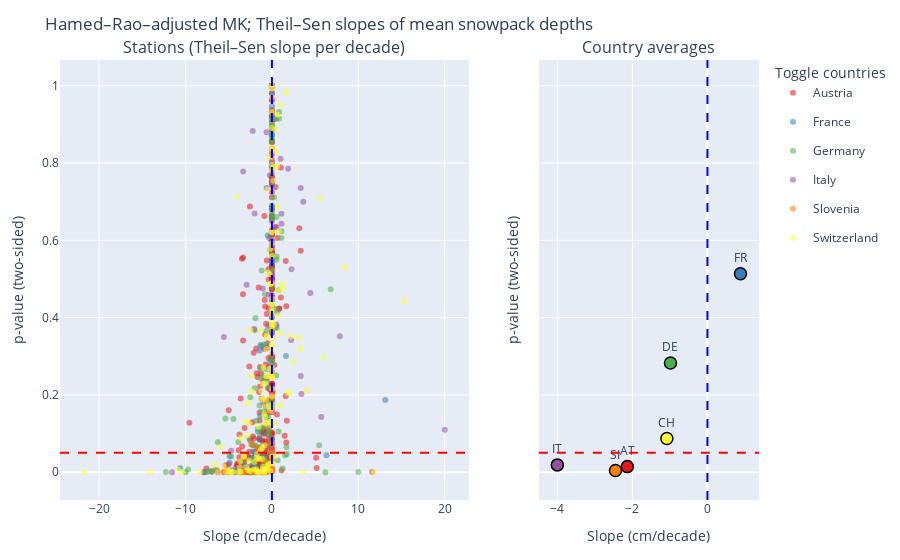

Here is the notebook cell this chart was saved with:
### Markdown cell above
## Visualisations

Visualisations of Statistical Trends for Average Snowpack Depths

### Country Trends

### Code cell
from Scripts.figures import country_trends_fig
country_fig = country_trends_fig(per_station,avg_country)
country_fig

### Figure 1 — Plotly figure (JSON) as saved in the notebook; plotly's stock layout.template omitted (floating-point values rounded to 4 significant figures; data arrays with more than 128 entries replaced by an {"elided": "..."} marker saying what was removed)
{"data": [{"hovertemplate": "<b>%{text}</b><br>Slope: %{x:.2f} cm/decade<br>p: %{y:.3f}<extra></extra>", "legendgroup": "Austria", "marker": {"color": "rgb(228,26,28)", "opacity": 0.55, "size": 6}, "mode": "markers", "name": "Austria", "showlegend": true, "text": {"elided": "321 str values"}, "type": "scatter", "x": {"elided": "321 float values"}, "xaxis": "x", "y": {"elided": "321 float values"}, "yaxis": "y"}, {"hovertemplate": "<b>%{text}</b><br>Avg slope: %{x:.2f} cm/decade<br>p: %{y:.3f}<extra></extra>", "legendgroup": "Austria", "marker": {"color": "rgb(228,26,28)", "line": {"color": "black", "width": 1.5}, "size": 12}, "mode": "markers+text", "name": "Austria", "showlegend": false, "text": ["AT"], "textposition": "top center", "type": "scatter", "x": [-2.133], "xaxis": "x2", "y": [0.0144], "yaxis": "y2"}, {"hovertemplate": "<b>%{text}</b><br>Slope: %{x:.2f} cm/decade<br>p: %{y:.3f}<extra></extra>", "legendgroup": "France", "marker": {"color": "rgb(55,126,184)", "opacity": 0.55, "size": 6}, "mode": "markers", "name": "France", "showlegend": true, "text": ["France", "France", "France", "France", "France", "France", "France", "France", "France", "France", "France", "France", "France", "France", "France", "France", "France", "France", "France", "France", "France", "France", "France", "France", "France", "France", "France", "France", "France", "France", "France", "France", "France", "France", "France", "France", "France", "France", "France", "France", "France", "France", "France", "France", "France", "France"], "type": "scatter", "x": [-1.176, -2.174, -0.4881, -1.429, -4.891, -1.176, -2.121, 0.0, -1.818, -2.917, 0.0, -2.308, -3.913, -2.941, -1.429, 0.0, 0.0, -3.229, -1.327, -7.896, 0.0, 1.623, -4.902, -3.125, -0.5263, -2.25, -4.0, 0.0, -4.167, 6.316, -10.62, -1.905, -1.5, -1.62, -0.1724, -2.124, 0.0, 0.0, -1.282, 13.12, -1.176, 0.0, -4.643, -2.0, -1.861, -1.348], "xaxis": "x", "y": [0.3264, 0.05415, 0.6124, 0.08468, 0.02459, 0.0351, 0.008093, 0.6569, 0.01464, 0.002897, 0.5383, 0.03705, 0.006021, 1.203e-05, 0.314, 0.9801, 0.5466, 0.01835, 0.329, 9.254e-06, 1.0, 0.3004, 0.04095, 0.01196, 0.1707, 0.01762, 0.001767, 0.9468, 1.635e-07, 0.04387, 0.01048, 0.04679, 0.0382, 0.106, 0.287, 0.03748, 0.4123, 0.597, 0.04456, 0.1865, 0.009979, 0.8903, 0.005593, 0.0164, 0.006215, 0.1462], "yaxis": "y"}, {"hovertemplate": "<b>%{text}</b><br>Avg slope: %{x:.2f} cm/decade<br>p: %{y:.3f}<extra></extra>", "legendgroup": "France", "marker": {"color": "rgb(55,126,184)", "line": {"color": "black", "width": 1.5}, "size": 12}, "mode": "markers+text", "name": "France", "showlegend": false, "text": ["FR"], "textposition": "top center", "type": "scatter", "x": [0.881], "xaxis": "x2", "y": [0.5135], "yaxis": "y2"}, {"hovertemplate": "<b>%{text}</b><br>Slope: %{x:.2f} cm/decade<br>p: %{y:.3f}<extra></extra>", "legendgroup": "Germany", "marker": {"color": "rgb(77,175,74)", "opacity": 0.55, "size": 6}, "mode": "markers", "name": "Germany", "showlegend": true, "text": {"elided": "159 str values"}, "type": "scatter", "x": {"elided": "159 float values"}, "xaxis": "x", "y": {"elided": "159 float values"}, "yaxis": "y"}, {"hovertemplate": "<b>%{text}</b><br>Avg slope: %{x:.2f} cm/decade<br>p: %{y:.3f}<extra></extra>", "legendgroup": "Germany", "marker": {"color": "rgb(77,175,74)", "line": {"color": "black", "width": 1.5}, "size": 12}, "mode": "markers+text", "name": "Germany", "showlegend": false, "text": ["DE"], "textposition": "top center", "type": "scatter", "x": [-0.9848], "xaxis": "x2", "y": [0.2827], "yaxis": "y2"}, {"hovertemplate": "<b>%{text}</b><br>Slope: %{x:.2f} cm/decade<br>p: %{y:.3f}<extra></extra>", "legendgroup": "Italy", "marker": {"color": "rgb(152,78,163)", "opacity": 0.55, "size": 6}, "mode": "markers", "name": "Italy", "showlegend": true, "text": ["Italy", "Italy", "Italy", "Italy", "Italy", "Italy", "Italy", "Italy", "Italy", "Italy", "Italy", "Italy", "Italy", "Italy", "Italy", "Italy", "Italy", "Italy", "Italy", "Italy", "Italy", "Italy", "Italy", "Italy", "Italy", "Italy", "Italy", "Italy", "Italy", "Italy", "Italy", "Italy", "Italy", "Italy", "Italy", "Italy", "Italy", "Italy", "Italy", "Italy", "Italy", "Italy", "Italy", "Italy", "Italy", "Italy", "Italy", "Italy", "Italy", "Italy", "Italy", "Italy", "Italy"], "type": "scatter", "x": [0.0, -0.2857, 5.718, -4.714, -0.9091, 0.0, -0.4265, -2.071, -11.55, -1.053, 0.0, -0.5882, 1.0, 0.0, -1.144, 1.111, 3.333, -1.484, 0.5405, 7.857, 2.222, -0.2941, 3.417, -4.167, 1.875, 0.0, -2.222, 0.0, -2.922, -1.053, 3.636, -0.2273, 20.0, 1.111, -5.556, -0.6111, 0.0, 0.0, -0.625, 0.5357, -3.333, 2.273, 0.0, 0.0, -0.9677, 3.333, 0.0, 4.444, 0.0, -0.3571, 0.0, 0.0, -2.004], "xaxis": "x", "y": [0.7958, 0.01558, 0.1425, 0.0553, 0.0465, 0.7996, 0.3778, 0.3703, 4.346e-05, 0.4755, 0.446, 0.3196, 0.8108, 0.2729, 0.0092, 0.6428, 0.7352, 0.009897, 0.6336, 0.3517, 0.3419, 0.6056, 0.2021, 0.01205, 0.7855, 0.4051, 0.8827, 0.8847, 0.485, 0.1826, 0.6999, 0.7686, 0.11, 0.6688, 0.3497, 0.7356, 0.7504, 0.5994, 0.8794, 0.3818, 0.7783, 0.5249, 0.04991, 0.04469, 0.09822, 0.2492, 1.0, 0.4637, 0.4238, 0.4592, 0.5117, 0.4468, 0.6693], "yaxis": "y"}, {"hovertemplate": "<b>%{text}</b><br>Avg slope: %{x:.2f} cm/decade<br>p: %{y:.3f}<extra></extra>", "legendgroup": "Italy", "marker": {"color": "rgb(152,78,163)", "line": {"color": "black", "width": 1.5}, "size": 12}, "mode": "markers+text", "name": "Italy", "showlegend": false, "text": ["IT"], "textposition": "top center", "type": "scatter", "x": [-4.0], "xaxis": "x2", "y": [0.01889], "yaxis": "y2"}, {"hovertemplate": "<b>%{text}</b><br>Slope: %{x:.2f} cm/decade<br>p: %{y:.3f}<extra></extra>", "legendgroup": "Slovenia", "marker": {"color": "rgb(255,127,0)", "opacity": 0.55, "size": 6}, "mode": "markers", "name": "Slovenia", "showlegend": true, "text": ["Slovenia", "Slovenia", "Slovenia", "Slovenia", "Slovenia", "Slovenia", "Slovenia", "Slovenia", "Slovenia", "Slovenia", "Slovenia", "Slovenia", "Slovenia", "Slovenia", "Slovenia", "Slovenia", "Slovenia", "Slovenia", "Slovenia", "Slovenia", "Slovenia", "Slovenia", "Slovenia", "Slovenia", "Slovenia", "Slovenia", "Slovenia", "Slovenia", "Slovenia", "Slovenia", "Slovenia", "Slovenia", "Slovenia", "Slovenia", "Slovenia", "Slovenia", "Slovenia", "Slovenia", "Slovenia", "Slovenia", "Slovenia", "Slovenia", "Slovenia", "Slovenia", "Slovenia", "Slovenia", "Slovenia", "Slovenia", "Slovenia", "Slovenia", "Slovenia", "Slovenia", "Slovenia"], "type": "scatter", "x": [0.0, -2.0, -1.565, -2.105, -2.308, -1.111, -3.26, 0.0, -1.667, -1.0, -2.0, 0.0, 0.0, -2.5, 0.0, -0.5556, -1.333, -1.613, -1.667, 0.0, 0.0, -0.9677, -0.5263, 0.0, -1.266, -2.593, -3.529, -0.5278, 0.0, 0.0, -5.161, -0.5714, 0.0, -1.569, -3.66, -0.4545, -1.852, -0.8333, 0.0, -1.818, -0.4921, -3.333, 0.0, -1.708, -2.082, -2.5, -2.703, 0.0, -0.6818, -0.6275, -0.6977, -0.7407, -3.617], "xaxis": "x", "y": [0.05309, 2.89e-08, 9.303e-06, 0.002893, 0.0727, 0.0002686, 9.612e-06, 0.02829, 0.004646, 1.209e-06, 0.001194, 0.001374, 0.0414, 2.223e-09, 0.07534, 0.002253, 1.058e-07, 0.000454, 9.636e-06, 0.04451, 0.07187, 0.001792, 0.1204, 0.3679, 1.848e-08, 0.000259, 6.388e-05, 0.006644, 1.0, 0.7764, 6.166e-09, 7.223e-06, 0.9289, 0.06219, 6.224e-08, 0.02322, 0.003326, 0.02946, 0.003203, 0.005058, 0.02221, 0.0003601, 0.1987, 0.001083, 0.001361, 0.001087, 1.196e-05, 0.0098, 9.596e-05, 0.0008223, 0.007181, 4.366e-05, 4.686e-06], "yaxis": "y"}, {"hovertemplate": "<b>%{text}</b><br>Avg slope: %{x:.2f} cm/decade<br>p: %{y:.3f}<extra></extra>", "legendgroup": "Slovenia", "marker": {"color": "rgb(255,127,0)", "line": {"color": "black", "width": 1.5}, "size": 12}, "mode": "markers+text", "name": "Slovenia", "showlegend": false, "text": ["SI"], "textposition": "top center", "type": "scatter", "x": [-2.45], "xaxis": "x2", "y": [0.004355], "yaxis": "y2"}, {"hovertemplate": "<b>%{text}</b><br>Slope: %{x:.2f} cm/decade<br>p: %{y:.3f}<extra></extra>", "legendgroup": "Switzerland", "marker": {"color": "rgb(255,255,51)", "opacity": 0.55, "size": 6}, "mode": "markers", "name": "Switzerland", "showlegend": true, "text": {"elided": "163 str values"}, "type": "scatter", "x": {"elided": "163 float values"}, "xaxis": "x", "y": {"elided": "163 float values"}, "yaxis": "y"}, {"hovertemplate": "<b>%{text}</b><br>Avg slope: %{x:.2f} cm/decade<br>p: %{y:.3f}<extra></extra>", "legendgroup": "Switzerland", "marker": {"color": "rgb(255,255,51)", "line": {"color": "black", "width": 1.5}, "size": 12}, "mode": "markers+text", "name": "Switzerland", "showlegend": false, "text": ["CH"], "textposition": "top center", "type": "scatter", "x": [-1.081], "xaxis": "x2", "y": [0.08702], "yaxis": "y2"}], "layout": {"annotations": [{"font": {"size": 16}, "showarrow": false, "text": "Stations (Theil–Sen slope per decade)", "x": 0.2925, "xanchor": "center", "xref": "paper", "y": 1, "yanchor": "bottom", "yref": "paper"}, {"font": {"size": 16}, "showarrow": false, "text": "Country averages", "x": 0.8425, "xanchor": "center", "xref": "paper", "y": 1, "yanchor": "bottom", "yref": "paper"}], "legend": {"groupclick": "togglegroup", "title": {"text": "Toggle countries"}}, "margin": {"b": 60, "l": 60, "r": 20, "t": 60}, "shapes": [{"line": {"color": "red", "dash": "dash"}, "type": "line", "x0": 0, "x1": 1, "xref": "x domain", "y0": 0.05, "y1": 0.05, "yref": "y"}, {"line": {"color": "blue", "dash": "dash"}, "type": "line", "x0": 0, "x1": 0, "xref": "x", "y0": 0, "y1": 1, "yref": "y domain"}, {"line": {"color": "red", "dash": "dash"}, "type": "line", "x0": 0, "x1": 1, "xref": "x2 domain", "y0": 0.05, "y1": 0.05, "yref": "y2"}, {"line": {"color": "blue", "dash": "dash"}, "type": "line", "x0": 0, "x1": 0, "xref": "x2", "y0": 0, "y1": 1, "yref": "y2 domain"}], "title": {"text": "Hamed–Rao–adjusted MK; Theil–Sen slopes of mean snowpack depths"}, "xaxis": {"anchor": "y", "domain": [0, 0.585], "title": {"text": "Slope (cm/decade)"}}, "xaxis2": {"anchor": "y2", "domain": [0.685, 1], "title": {"text": "Slope (cm/decade)"}}, "yaxis": {"anchor": "x", "domain": [0, 1], "title": {"text": "p-value (two-sided)"}}, "yaxis2": {"anchor": "x2", "domain": [0, 1], "matches": "y", "showticklabels": false, "title": {"text": "p-value (two-sided)"}}}}
